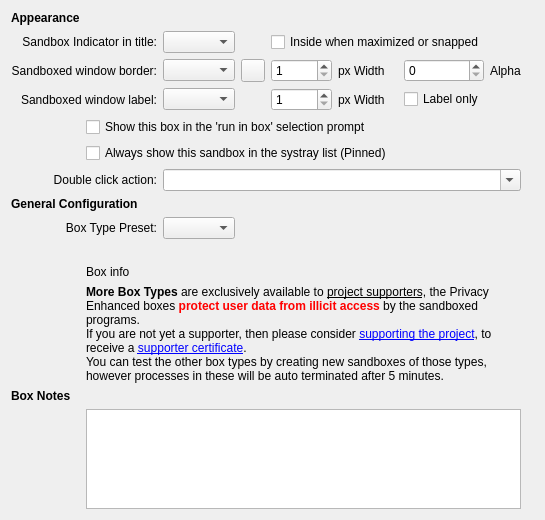
           <widget class="QWidget" name="tabOptions">
            <attribute name="title">
             <string>Box Options</string>
            </attribute>
            <layout class="QGridLayout" name="gridLayout_27">
             <item row="0" column="0">
              <layout class="QGridLayout" name="gridLayout_8">
               <item row="1" column="16">
                <widget class="QLabel" name="label_77">
                 <property name="text">
                  <string/>
                 </property>
                </widget>
               </item>
               <item row="8" column="0" colspan="3">
                <widget class="QLabel" name="label_57">
                 <property name="text">
                  <string>Box Type Preset:</string>
                 </property>
                 <property name="alignment">
                  <set>Qt::AlignmentFlag::AlignRight|Qt::AlignmentFlag::AlignTrailing|Qt::AlignmentFlag::AlignVCenter</set>
                 </property>
                 <property name="buddy">
                  <cstring>cmbBoxType</cstring>
                 </property>
                </widget>
               </item>
               <item row="11" column="1" colspan="13">
                <widget class="QLabel" name="lblSupportCert">
                 <property name="text">
                  <string>&lt;b&gt;More Box Types&lt;/b&gt; are exclusively available to &lt;u&gt;project supporters&lt;/u&gt;, the Privacy Enhanced boxes &lt;b&gt;&lt;font color='red'&gt;protect user data from illicit access&lt;/font&gt;&lt;/b&gt; by the sandboxed programs.&lt;br /&gt;If you are not yet a supporter, then please consider &lt;a href=&quot;https://sandboxie-plus.com/go.php?to=sbie-get-cert&quot;&gt;supporting the project&lt;/a&gt;, to receive a &lt;a href=&quot;https://sandboxie-plus.com/go.php?to=sbie-cert&quot;&gt;supporter certificate&lt;/a&gt;.&lt;br /&gt;You can test the other box types by creating new sandboxes of those types, however processes in these will be auto terminated after 5 minutes.</string>
                 </property>
                 <property name="textFormat">
                  <enum>Qt::TextFormat::RichText</enum>
                 </property>
                 <property name="wordWrap">
                  <bool>true</bool>
                 </property>
                 <property name="openExternalLinks">
                  <bool>true</bool>
                 </property>
                </widget>
               </item>
               <item row="0" column="1">
                <widget class="QLabel" name="label_30">
                 <property name="sizePolicy">
                  <sizepolicy hsizetype="Minimum" vsizetype="Minimum">
                   <horstretch>0</horstretch>
                   <verstretch>0</verstretch>
                  </sizepolicy>
                 </property>
                 <property name="maximumSize">
                  <size>
                   <width>16</width>
                   <height>16777215</height>
                  </size>
                 </property>
                 <property name="text">
                  <string/>
                 </property>
                </widget>
               </item>
               <item row="3" column="3" colspan="6">
                <widget class="QComboBox" name="cmbBoxBorderText"/>
               </item>
               <item row="14" column="2" colspan="5">
                <spacer name="horizontalSpacer_2">
                 <property name="orientation">
                  <enum>Qt::Orientation::Horizontal</enum>
                 </property>
                 <property name="sizeHint" stdset="0">
                  <size>
                   <width>40</width>
                   <height>0</height>
                  </size>
                 </property>
                </spacer>
               </item>
               <item row="13" column="1" colspan="13">
                <widget class="QPlainTextEdit" name="txtNotes">
                 <property name="maximumSize">
                  <size>
                   <width>16777215</width>
                   <height>100</height>
                  </size>
                 </property>
                </widget>
               </item>
               <item row="3" column="0" colspan="3">
                <widget class="QLabel" name="label_76">
                 <property name="text">
                  <string>Sandboxed window label:</string>
                 </property>
                 <property name="alignment">
                  <set>Qt::AlignmentFlag::AlignRight|Qt::AlignmentFlag::AlignTrailing|Qt::AlignmentFlag::AlignVCenter</set>
                 </property>
                </widget>
               </item>
               <item row="4" column="1" colspan="13">
                <widget class="QCheckBox" name="chkShowForRun">
                 <property name="text">
                  <string>Show this box in the 'run in box' selection prompt</string>
                 </property>
                </widget>
               </item>
               <item row="2" column="9">
                <widget class="QToolButton" name="btnBorderColor">
                 <property name="text">
                  <string/>
                 </property>
                </widget>
               </item>
               <item row="2" column="11">
                <widget class="QLabel" name="label_14">
                 <property name="text">
                  <string>px Width</string>
                 </property>
                 <property name="alignment">
                  <set>Qt::AlignmentFlag::AlignLeading|Qt::AlignmentFlag::AlignLeft|Qt::AlignmentFlag::AlignVCenter</set>
                 </property>
                 <property name="buddy">
                  <cstring>spinBorderWidth</cstring>
                 </property>
                </widget>
               </item>
               <item row="6" column="3" colspan="11">
                <widget class="QComboBox" name="cmbDblClick">
                 <property name="editable">
                  <bool>true</bool>
                 </property>
                </widget>
               </item>
               <item row="12" column="0">
                <widget class="QLabel" name="lblNotes">
                 <property name="font">
                  <font>
                   <bold>true</bold>
                   <kerning>true</kerning>
                  </font>
                 </property>
                 <property name="text">
                  <string>Box Notes</string>
                 </property>
                </widget>
               </item>
               <item row="5" column="1" colspan="13">
                <widget class="QCheckBox" name="chkPinToTray">
                 <property name="text">
                  <string>Always show this sandbox in the systray list (Pinned)</string>
                 </property>
                </widget>
               </item>
               <item row="3" column="11">
                <widget class="QLabel" name="label_78">
                 <property name="text">
                  <string>px Width</string>
                 </property>
                </widget>
               </item>
               <item row="2" column="0" colspan="3">
                <widget class="QLabel" name="label_21">
                 <property name="text">
                  <string>Sandboxed window border:</string>
                 </property>
                 <property name="alignment">
                  <set>Qt::AlignmentFlag::AlignRight|Qt::AlignmentFlag::AlignTrailing|Qt::AlignmentFlag::AlignVCenter</set>
                 </property>
                 <property name="buddy">
                  <cstring>cmbBoxBorder</cstring>
                 </property>
                </widget>
               </item>
               <item row="2" column="10">
                <widget class="QSpinBox" name="spinBorderWidth">
                 <property name="minimum">
                  <number>1</number>
                 </property>
                 <property name="maximum">
                  <number>10</number>
                 </property>
                </widget>
               </item>
               <item row="0" column="0">
                <widget class="QLabel" name="lblAppearance">
                 <property name="font">
                  <font>
                   <bold>true</bold>
                   <kerning>true</kerning>
                  </font>
                 </property>
                 <property name="text">
                  <string>Appearance</string>
                 </property>
                </widget>
               </item>
               <item row="1" column="0" colspan="3">
                <widget class="QLabel" name="label_20">
                 <property name="text">
                  <string>Sandbox Indicator in title:</string>
                 </property>
                 <property name="alignment">
                  <set>Qt::AlignmentFlag::AlignRight|Qt::AlignmentFlag::AlignTrailing|Qt::AlignmentFlag::AlignVCenter</set>
                 </property>
                 <property name="buddy">
                  <cstring>cmbBoxIndicator</cstring>
                 </property>
                </widget>
               </item>
               <item row="1" column="3" colspan="6">
                <widget class="QComboBox" name="cmbBoxIndicator"/>
               </item>
               <item row="6" column="0" colspan="3">
                <widget class="QLabel" name="label_70">
                 <property name="text">
                  <string>Double click action:</string>
                 </property>
                 <property name="alignment">
                  <set>Qt::AlignmentFlag::AlignRight|Qt::AlignmentFlag::AlignTrailing|Qt::AlignmentFlag::AlignVCenter</set>
                 </property>
                 <property name="buddy">
                  <cstring>cmbDblClick</cstring>
                 </property>
                </widget>
               </item>
               <item row="2" column="12">
                <widget class="QSpinBox" name="spinBorderAlpha">
                 <property name="maximum">
                  <number>255</number>
                 </property>
                </widget>
               </item>
               <item row="2" column="13">
                <widget class="QLabel" name="label_75">
                 <property name="text">
                  <string>Alpha</string>
                 </property>
                 <property name="buddy">
                  <cstring>spinBorderAlpha</cstring>
                 </property>
                </widget>
               </item>
               <item row="3" column="10">
                <widget class="QSpinBox" name="spinLabelWidth">
                 <property name="minimum">
                  <number>1</number>
                 </property>
                 <property name="maximum">
                  <number>20</number>
                 </property>
                </widget>
               </item>
               <item row="14" column="1">
                <spacer name="verticalSpacer_17">
                 <property name="orientation">
                  <enum>Qt::Orientation::Vertical</enum>
                 </property>
                 <property name="sizeHint" stdset="0">
                  <size>
                   <width>20</width>
                   <height>0</height>
                  </size>
                 </property>
                </spacer>
               </item>
               <item row="7" column="0" colspan="3">
                <widget class="QLabel" name="lblBoxType">
                 <property name="font">
                  <font>
                   <bold>true</bold>
                   <kerning>true</kerning>
                  </font>
                 </property>
                 <property name="text">
                  <string>General Configuration</string>
                 </property>
                </widget>
               </item>
               <item row="2" column="3" colspan="6">
                <widget class="QComboBox" name="cmbBoxBorder"/>
               </item>
               <item row="9" column="1" colspan="13">
                <widget class="QLabel" name="label_58">
                 <property name="text">
                  <string/>
                 </property>
                </widget>
               </item>
               <item row="10" column="1" colspan="13">
                <widget class="QLabel" name="lblBoxInfo">
                 <property name="text">
                  <string>Box info</string>
                 </property>
                 <property name="textFormat">
                  <enum>Qt::TextFormat::AutoText</enum>
                 </property>
                 <property name="wordWrap">
                  <bool>true</bool>
                 </property>
                 <property name="openExternalLinks">
                  <bool>true</bool>
                 </property>
                </widget>
               </item>
               <item row="3" column="12">
                <widget class="QCheckBox" name="chkBorderLabelOnly">
                 <property name="toolTip">
                  <string>When checked, hides the colored border frame and shows only the sandbox name or alias as a label. Requires the label option to be enabled.</string>
                 </property>
                 <property name="text">
                  <string>Label only</string>
                 </property>
                </widget>
               </item>
               <item row="1" column="10" colspan="3">
                <widget class="QCheckBox" name="chkBorderInsideMaximized">
                 <property name="toolTip">
                  <string>When an outside border would be clipped by the monitor edge, draw it inside maximized or snapped windows instead.</string>
                 </property>
                 <property name="text">
                  <string>Inside when maximized or snapped</string>
                 </property>
                </widget>
               </item>
               <item row="8" column="3" colspan="6">
                <widget class="QComboBox" name="cmbBoxType"/>
               </item>
              </layout>
             </item>
            </layout>
           </widget>
